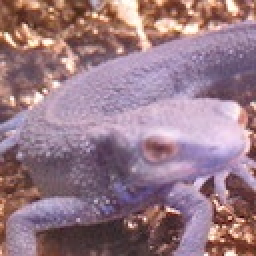
//> input picture answers_images/answer-1.jpg, 128 x 128 px, given in place of thorino.jpg, which was not available (shown 2 times larger)
$ ./answer_45   (built with g++ and OpenCV 4)
//> lines starting //> are read from the running program, lines starting //| are printed output that depends on the picture; pictures that were not available may be replaced by others from this repository, and a replacement may not be noted
#include <iostream>
#include <math.h>
#include <opencv2/core.hpp>
#include <opencv2/highgui.hpp>

// RGB to Gray scale
cv::Mat BGR2GRAY(cv::Mat img) {
  // get height and width
  int height = img.rows;
  int width = img.cols;
  int channel = img.channels();

  // prepare output
  cv::Mat out = cv::Mat::zeros(height, width, CV_8UC1);

  // BGR -> Gray
  for (int y = 0; y < height; y++) {
    for (int x = 0; x < width; x++) {
      out.at<uchar>(y, x) = (int)((float)img.at<cv::Vec3b>(y, x)[0] * 0.0722 +
                                  (float)img.at<cv::Vec3b>(y, x)[1] * 0.7152 +
                                  (float)img.at<cv::Vec3b>(y, x)[2] * 0.2126);
    }
  }
  return out;
}

float clip(float value, float min, float max) {
  return fmin(fmax(value, 0), 255);
}

// gaussian filter
cv::Mat gaussian_filter(cv::Mat img, double sigma, int kernel_size) {
  int height = img.rows;
  int width = img.cols;
  int channel = img.channels();

  // prepare output
  cv::Mat out = cv::Mat::zeros(height, width, CV_8UC3);
  if (channel == 1) {
    out = cv::Mat::zeros(height, width, CV_8UC1);
  }

  // prepare kernel
  int pad = floor(kernel_size / 2);
  int _x = 0, _y = 0;
  double kernel_sum = 0;

  // get gaussian kernel
  float kernel[kernel_size][kernel_size];

  for (int y = 0; y < kernel_size; y++) {
    for (int x = 0; x < kernel_size; x++) {
      _y = y - pad;
      _x = x - pad;
      kernel[y][x] = 1 / (2 * M_PI * sigma * sigma) *
                     exp(-(_x * _x + _y * _y) / (2 * sigma * sigma));
      kernel_sum += kernel[y][x];
    }
  }

  for (int y = 0; y < kernel_size; y++) {
    for (int x = 0; x < kernel_size; x++) {
      kernel[y][x] /= kernel_sum;
    }
  }

  // filtering
  double v = 0;

  for (int y = 0; y < height; y++) {
    for (int x = 0; x < width; x++) {
      // for BGR
      if (channel == 3) {
        for (int c = 0; c < channel; c++) {
          v = 0;
          for (int dy = -pad; dy < pad + 1; dy++) {
            for (int dx = -pad; dx < pad + 1; dx++) {
              if (((x + dx) >= 0) && ((y + dy) >= 0) && ((x + dx) < width) &&
                  ((y + dy) < height)) {
                v += (double)img.at<cv::Vec3b>(y + dy, x + dx)[c] *
                     kernel[dy + pad][dx + pad];
              }
            }
          }
          out.at<cv::Vec3b>(y, x)[c] = (uchar)clip(v, 0, 255);
        }
      } else {
        // for Gray
        v = 0;
        for (int dy = -pad; dy < pad + 1; dy++) {
          for (int dx = -pad; dx < pad + 1; dx++) {
            if (((x + dx) >= 0) && ((y + dy) >= 0) && ((x + dx) < width) &&
                ((y + dy) < height)) {
              v += (double)img.at<uchar>(y + dy, x + dx) *
                   kernel[dy + pad][dx + pad];
            }
          }
        }
        out.at<uchar>(y, x) = (uchar)clip(v, 0, 255);
      }
    }
  }
  return out;
}

// Sobel filter
cv::Mat sobel_filter(cv::Mat img, int kernel_size, bool horizontal) {
  int height = img.rows;
  int width = img.cols;
  int channel = img.channels();

  // prepare output
  cv::Mat out = cv::Mat::zeros(height, width, CV_8UC1);

  // prepare kernel
  double kernel[kernel_size][kernel_size] = {
      {1, 2, 1}, {0, 0, 0}, {-1, -2, -1}};

  if (horizontal) {
    kernel[0][1] = 0;
    kernel[0][2] = -1;
    kernel[1][0] = 2;
    kernel[1][2] = -2;
    kernel[2][0] = 1;
    kernel[2][1] = 0;
  }

  int pad = floor(kernel_size / 2);

  double v = 0;

  // filtering
  for (int y = 0; y < height; y++) {
    for (int x = 0; x < width; x++) {
      v = 0;
      for (int dy = -pad; dy < pad + 1; dy++) {
        for (int dx = -pad; dx < pad + 1; dx++) {
          if (((y + dy) >= 0) && ((x + dx) >= 0) && ((y + dy) < height) &&
              ((x + dx) < width)) {
            v += (double)img.at<uchar>(y + dy, x + dx) *
                 kernel[dy + pad][dx + pad];
          }
        }
      }
      out.at<uchar>(y, x) = (uchar)clip(v, 0, 255);
    }
  }
  return out;
}

// get edge
cv::Mat get_edge(cv::Mat fx, cv::Mat fy) {
  // get height and width
  int height = fx.rows;
  int width = fx.cols;

  // prepare output
  cv::Mat out = cv::Mat::zeros(height, width, CV_8UC1);

  double _fx, _fy;

  for (int y = 0; y < height; y++) {
    for (int x = 0; x < width; x++) {
      _fx = (double)fx.at<uchar>(y, x);
      _fy = (double)fy.at<uchar>(y, x);

      out.at<uchar>(y, x) = (uchar)clip(sqrt(_fx * _fx + _fy * _fy), 0, 255);
    }
  }

  return out;
}

// get angle
cv::Mat get_angle(cv::Mat fx, cv::Mat fy) {
  // get height and width
  int height = fx.rows;
  int width = fx.cols;

  // prepare output
  cv::Mat out = cv::Mat::zeros(height, width, CV_8UC1);

  double _fx, _fy;
  double angle;

  for (int y = 0; y < height; y++) {
    for (int x = 0; x < width; x++) {
      _fx = fmax((double)fx.at<uchar>(y, x), 0.000001);
      _fy = (double)fy.at<uchar>(y, x);

      angle = atan2(_fy, _fx);
      angle = angle / M_PI * 180;

      if (angle < -22.5) {
        angle = 180 + angle;
      } else if (angle >= 157.5) {
        angle = angle - 180;
      }

      // quantization
      if (angle <= 22.5) {
        out.at<uchar>(y, x) = 0;
      } else if (angle <= 67.5) {
        out.at<uchar>(y, x) = 45;
      } else if (angle <= 112.5) {
        out.at<uchar>(y, x) = 90;
      } else {
        out.at<uchar>(y, x) = 135;
      }
    }
  }

  return out;
}

// non maximum suppression
cv::Mat non_maximum_suppression(cv::Mat angle, cv::Mat edge) {
  int height = angle.rows;
  int width = angle.cols;
  int channel = angle.channels();

  int dx1, dx2, dy1, dy2;
  int now_angle;

  // prepare output
  cv::Mat _edge = cv::Mat::zeros(height, width, CV_8UC1);

  for (int y = 0; y < height; y++) {
    for (int x = 0; x < width; x++) {
      now_angle = angle.at<uchar>(y, x);
      // angle condition
      if (now_angle == 0) {
        dx1 = -1;
        dy1 = 0;
        dx2 = 1;
        dy2 = 0;
      } else if (now_angle == 45) {
        dx1 = -1;
        dy1 = 1;
        dx2 = 1;
        dy2 = -1;
      } else if (now_angle == 90) {
        dx1 = 0;
        dy1 = -1;
        dx2 = 0;
        dy2 = 1;
      } else {
        dx1 = -1;
        dy1 = -1;
        dx2 = 1;
        dy2 = 1;
      }

      if (x == 0) {
        dx1 = fmax(dx1, 0);
        dx2 = fmax(dx2, 0);
      }
      if (x == (width - 1)) {
        dx1 = fmin(dx1, 0);
        dx2 = fmin(dx2, 0);
      }
      if (y == 0) {
        dy1 = fmax(dy1, 0);
        dy2 = fmax(dy2, 0);
      }
      if (y == (height - 1)) {
        dy1 = fmin(dy1, 0);
        dy2 = fmin(dy2, 0);
      }

      // if pixel is max among adjuscent pixels, pixel is kept
      if (fmax(fmax(edge.at<uchar>(y, x), edge.at<uchar>(y + dy1, x + dx1)),
               edge.at<uchar>(y + dy2, x + dx2)) == edge.at<uchar>(y, x)) {
        _edge.at<uchar>(y, x) = edge.at<uchar>(y, x);
      }
    }
  }

  return _edge;
}

// histerisis
cv::Mat histerisis(cv::Mat edge, int HT, int LT) {
  int height = edge.rows;
  int width = edge.cols;
  int channle = edge.channels();

  // prepare output
  cv::Mat _edge = cv::Mat::zeros(height, width, CV_8UC1);

  int now_pixel;

  for (int y = 0; y < height; y++) {
    for (int x = 0; x < width; x++) {
      // get pixel
      now_pixel = edge.at<uchar>(y, x);

      // if pixel >= HT
      if (now_pixel >= HT) {
        _edge.at<uchar>(y, x) = 255;
      }
      // if LT < pixel < HT
      else if (now_pixel > LT) {
        for (int dy = -1; dy < 2; dy++) {
          for (int dx = -1; dx < 2; dx++) {
            // if 8 nearest neighbor pixel >= HT
            if (edge.at<uchar>(fmin(fmax(y + dy, 0), 255),
                               fmin(fmax(x + dx, 0), 255)) >= HT) {
              _edge.at<uchar>(y, x) = 255;
            }
          }
        }
      }
    }
  }
  return _edge;
}

// Canny
cv::Mat Canny(cv::Mat img) {
  // BGR -> Gray
  cv::Mat gray = BGR2GRAY(img);

  // gaussian filter
  cv::Mat gaussian = gaussian_filter(gray, 1.4, 5);

  // sobel filter (vertical)
  cv::Mat fy = sobel_filter(gaussian, 3, false);

  // sobel filter (horizontal)
  cv::Mat fx = sobel_filter(gaussian, 3, true);

  // get edge
  cv::Mat edge = get_edge(fx, fy);

  // get angle
  cv::Mat angle = get_angle(fx, fy);

  // edge non-maximum suppression
  edge = non_maximum_suppression(angle, edge);

  // histerisis
  edge = histerisis(edge, 100, 30);

  return edge;
}

//------
// hough

const int ANGLE_T = 180;
const int RHO_MAX = 320;

// hough table
struct struct_hough_table {
  int table[RHO_MAX * 2][ANGLE_T];
};

// hough vote
struct_hough_table Hough_vote(struct_hough_table hough_table, cv::Mat img) {
  int height = img.rows;
  int width = img.cols;
  int rho = 0;
  double angle = 0;

  for (int y = 0; y < height; y++) {
    for (int x = 0; x < width; x++) {

      // if not edge, skip
      if (img.at<uchar>(y, x) != 255) {
        continue;
      }

      // 0 <= angle t < 180
      for (int t = 0; t < ANGLE_T; t++) {
        angle = M_PI / 180 * t;
        rho = (int)(x * cos(angle) + y * sin(angle));
        hough_table.table[rho + RHO_MAX][t]++;
      }
    }
  }

  return hough_table;
}

// hough nms
struct_hough_table Hough_NMS(struct_hough_table hough_table) {
  // output hough table
  struct_hough_table output_hough_table;

  // initialize 0
  for (int rho = 0; rho < RHO_MAX * 2; rho++) {
    for (int t = 0; t < ANGLE_T; t++) {
      output_hough_table.table[rho][t] = 0;
    }
  }

  // top N x, y
  int N = 30;
  int top_N_rho[N], top_N_t[N], top_N_vote[N];
  int tmp_rho, tmp_t, tmp_vote, tmp_rho2, tmp_t2, tmp_vote2;
  int rho, t;

  for (int n = 0; n < N; n++) {
    top_N_rho[n] = -1;
    top_N_t[n] = -1;
    top_N_vote[n] = -1;
  }

  for (int rho = 0; rho < RHO_MAX * 2; rho++) {
    for (int t = 0; t < ANGLE_T; t++) {
      if (hough_table.table[rho][t] == 0) {
        continue;
      }

      // compare to left top
      if (((t - 1) >= 0) && ((rho - 1) >= 0)) {
        if (hough_table.table[rho][t] < hough_table.table[rho - 1][t - 1]) {
          continue;
        }
      }

      // comparet to top
      if ((rho - 1) >= 0) {
        if (hough_table.table[rho][t] < hough_table.table[rho - 1][t]) {
          continue;
        }
      }

      // compare to left top
      if (((t + 1) < ANGLE_T) && ((rho - 1) >= 0)) {
        if (hough_table.table[rho][t] < hough_table.table[rho - 1][t + 1]) {
          continue;
        }
      }

      // compare to left
      if ((t - 1) >= 0) {
        if (hough_table.table[rho][t] < hough_table.table[rho][t - 1]) {
          continue;
        }
      }

      // compare to right
      if ((t + 1) < ANGLE_T) {
        if (hough_table.table[rho][t] < hough_table.table[rho][t + 1]) {
          continue;
        }
      }

      // compare to left bottom
      if (((t - 1) >= 0) && ((rho + 1) < RHO_MAX * 2)) {
        if (hough_table.table[rho][t] < hough_table.table[rho + 1][t - 1]) {
          continue;
        }
      }

      // compare to bottom
      if ((rho + 1) < RHO_MAX * 2) {
        if (hough_table.table[rho][t] < hough_table.table[rho + 1][t]) {
          continue;
        }
      }

      // compare to right bottom
      if (((t + 1) < ANGLE_T) && ((rho + 1) < RHO_MAX * 2)) {
        if (hough_table.table[rho][t] < hough_table.table[rho + 1][t + 1]) {
          continue;
        }
      }

      // Select top N votes
      for (int n = 0; n < N; n++) {
        if (top_N_vote[n] <= hough_table.table[rho][t]) {
          tmp_vote = top_N_vote[n];
          tmp_rho = top_N_rho[n];
          tmp_t = top_N_t[n];
          top_N_vote[n] = hough_table.table[rho][t];
          top_N_rho[n] = rho;
          top_N_t[n] = t;

          for (int m = n + 1; m < N - 1; m++) {
            tmp_vote2 = top_N_vote[m];
            tmp_rho2 = top_N_rho[m];
            tmp_t2 = top_N_t[m];
            top_N_vote[m] = tmp_vote;
            top_N_rho[m] = tmp_rho;
            top_N_t[m] = tmp_t;
            tmp_vote = tmp_vote2;
            tmp_rho = tmp_rho2;
            tmp_t = tmp_t2;
          }

          top_N_vote[N - 1] = tmp_vote;
          top_N_rho[N - 1] = tmp_rho;
          top_N_t[N - 1] = tmp_t;
          break;
        }
      }
    }
  }

  // get pixel for top N votes
  for (int n = 0; n < N; n++) {
    if (top_N_rho[n] == -1) {
      break;
    }
    rho = top_N_rho[n];
    t = top_N_t[n];
    output_hough_table.table[rho][t] = hough_table.table[rho][t];
  }

  return output_hough_table;
}

// Inverse hough transformation
// [41 lines left out: function Hough_inverse, not called in this run]

// hough step 2
int Hough_line(cv::Mat img) {
  // get edge by canny
  cv::Mat edge = Canny(img);

  // hough
  struct_hough_table hough_table;

  // initialize 0
  for (int rho = 0; rho < RHO_MAX * 2; rho++) {
    for (int t = 0; t < ANGLE_T; t++) {
      hough_table.table[rho][t] = 0;
    }
  }

  // hough vote
  hough_table = Hough_vote(hough_table, edge);

  // hough NMS
  hough_table = Hough_NMS(hough_table);

  return 0;
}

int main(int argc, const char *argv[]) {
  // read image
  cv::Mat img = cv::imread("thorino.jpg", cv::IMREAD_COLOR);
//> img is the input picture: 128 rows x 128 cols, CV_8UC3; mean B, G, R 134.1, 121.9, 152.6

  // Hough line detection
  Hough_line(img);
//> the loop in gaussian_filter, `for (int y = 0; y < height; y++)` made 128 passes
//> v on passes 1 to 12: 54.34, 76.58, 85.32, 81.23, 76.09, 75.86, 83.44, 95.66, 106.6, 113.3, 111.7, 102.7
//> after the loop in gaussian_filter, `for (int y = 0; y < height; y++)`:
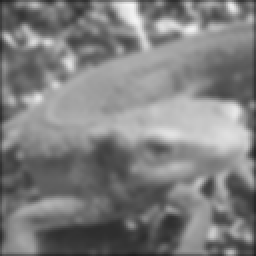
//> out: 128 rows x 128 cols, CV_8UC1 (shown 2 times larger); min 31, max 245, mean 126.6
//> after the loop in gaussian_filter, `for (int y = 0; y < height; y++)`: v = 35.15
//> the loop in sobel_filter, `for (int y = 0; y < height; y++)` made 128 passes
//> v on passes 1 to 12: -259, -105, -15, 31, 19, -27, -72, -81, -60, -13, 41, 70
//> after the loop in sobel_filter, `for (int y = 0; y < height; y++)`:
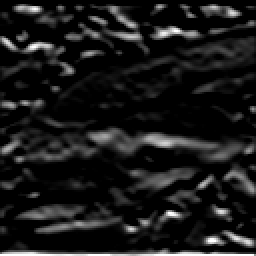
//> out: 128 rows x 128 cols, CV_8UC1 (shown 2 times larger); min 0, max 255, mean 26
//> after the loop in sobel_filter, `for (int y = 0; y < height; y++)`: v = 150
//> call 2 of sobel_filter, with kernel_size = 3, horizontal = true
//> the loop in sobel_filter (call 2), `for (int y = 0; y < height; y++)` made 128 passes
//> v on passes 1 to 12: 257, 407, 455, 447, 427, 433, 478, 545, 604, 631, 615, 566
//> after the loop in sobel_filter (call 2), `for (int y = 0; y < height; y++)`:
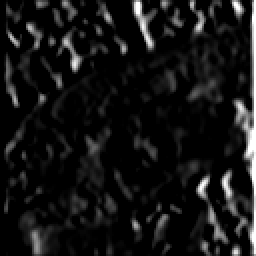
//> out: 128 rows x 128 cols, CV_8UC1 (shown 2 times larger); min 0, max 255, mean 21
//> after the loop in sobel_filter (call 2), `for (int y = 0; y < height; y++)`: v = 168
//> after the loop in get_edge, `for (int y = 0; y < height; y++)`:
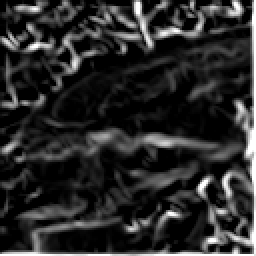
//> out: 128 rows x 128 cols, CV_8UC1 (shown 2 times larger); min 0, max 255, mean 42.7
//> the loop in get_angle, `for (int y = 0; y < height; y++)` made 128 passes
//> angle on passes 1 to 12: 0, 0, 0, 6.93, 4.26, 0, 0, 0, 0, 0, 9.13, 15.35
//> after the loop in get_angle, `for (int y = 0; y < height; y++)`:
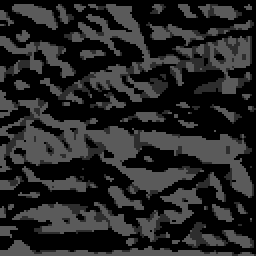
//> out: 128 rows x 128 cols, CV_8UC1 (shown 2 times larger); min 0, max 90, mean 37.5
//> after the loop in get_angle, `for (int y = 0; y < height; y++)`: angle = 41.76
//> the loop in non_maximum_suppression, `for (int y = 0; y < height; y++)` made 128 passes
//> (now_angle, dy1, dy2) on passes 1 to 12: (0, 0, 0), (0, 0, 0), (0, 0, 0), (0, 0, 0), (0, 0, 0), (0, 0, 0), (0, 0, 0), (0, 0, 0), (0, 0, 0), (0, 0, 0), (0, 0, 0), (0, 0, 0)
//> after the loop in non_maximum_suppression, `for (int y = 0; y < height; y++)`:
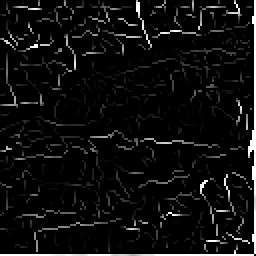
//> _edge: 128 rows x 128 cols, CV_8UC1 (shown 2 times larger); min 0, max 255, mean 14.5
//> after the loop in non_maximum_suppression, `for (int y = 0; y < height; y++)`: now_angle = 45; dx1 = -1; dy1 = 0; dy2 = -1
//> after the loop in histerisis, `for (int y = 0; y < height; y++)`:
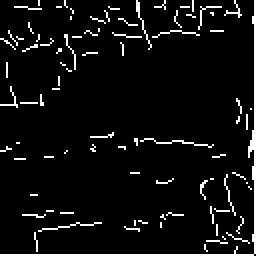
//> _edge: 128 rows x 128 cols, CV_8UC1 (shown 2 times larger); 6.2% white in thin lines or dots
//> after the loop in histerisis, `for (int y = 0; y < height; y++)`: now_pixel = 0

  return 0;
}
